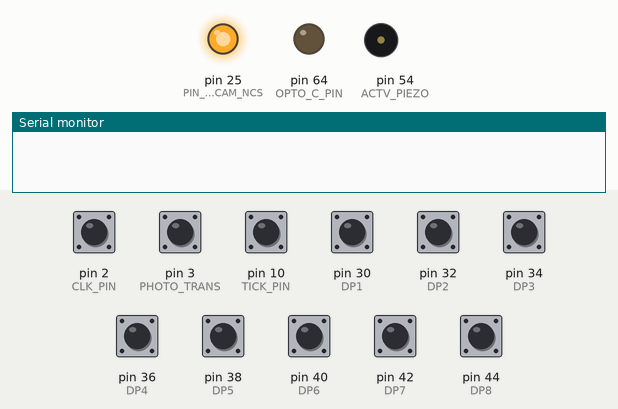
The sketch below on a simulated Arduino Mega 2560, built with avr-gcc and run on an emulated ATmega2560. Shown: output pins drawn as LEDs (lit = HIGH), buzzer (waves = sounding, pin HIGH), the last lines printed to the serial monitor. Inputs (shaded band) come from the test bench; at power-on: pin 2 (CLK_PIN), pin 3 (PHOTO_TRANS), pin 10 (TICK_PIN), pin 30 (DP1), pin 32 (DP2), pin 34 (DP3), pin 36 (DP4), pin 38 (DP5), pin 40 (DP6), pin 42 (DP7), pin 44 (DP8) HIGH. Pins used as bus, display or sensor lines are not drawn.

Above: at 6.6 s.
6.7 s: pin 3 (PHOTO_TRANS) pulled LOW for 0.15 s
At 7.6 s:
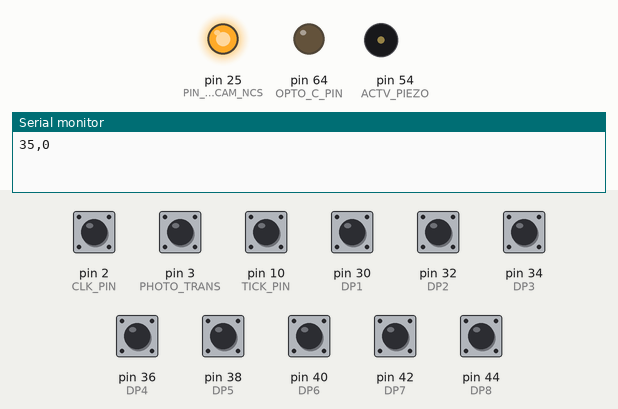
8.3 s: pin 10 (TICK_PIN) pulled LOW for 3.2 s
At 8.6 s:
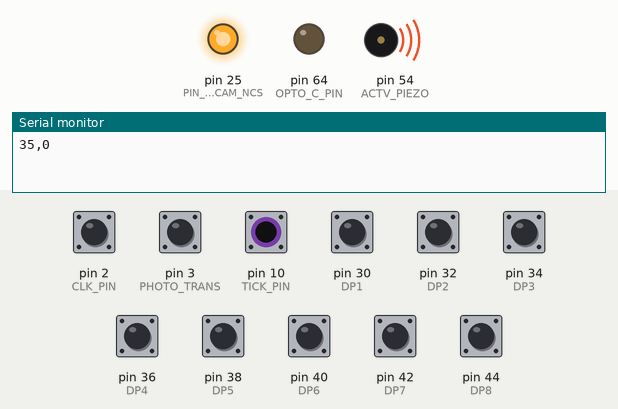
13.0 s: pin 3 (PHOTO_TRANS) pulled LOW for 3.2 s
At 16.6 s:
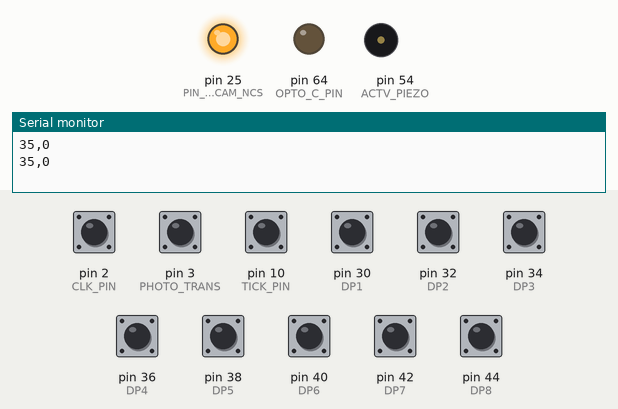
Timing chart, 0 to 18.1 s (numbered marks = the images above; inputs shaded):
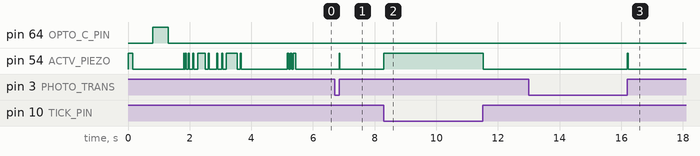

Measured:
- after the input at 6.7 s, pin 54 (ACTV_PIEZO): LOW → HIGH after 0.15 s, → LOW 0.02 s later
- after the input at 8.3 s, pin 54 (ACTV_PIEZO): LOW → HIGH at once, → LOW 3.2 s later
- after the input at 13.0 s, pin 54 (ACTV_PIEZO): LOW → HIGH after 3.2 s, → LOW 0.02 s later

The sketch:

True_Detective_DRO.ino
```cpp
// (licence header left out)
#include "SPI.h"

#define  CLK_PIN       2    // DRO clock line (amplified) on MEGA 2560 digital pin D2 (INT0)
#define  PHOTO_TRANS   3    // IR phototransistor detector on digital pin D3 (INT1)
#define  DAT_PIN       5    // DRO data line (amplified) on digital pin D5
#define  TICK_PIN     10    // Button to reset spoke enumeration and "tick marker" on digital pin D10.
#define  DP1          30    // DIP switch defines:  16 spokes
#define  DP2          32    //                      20 spokes
#define  DP3          34    //                      24 spokes
#define  DP4          36    //                      28 spokes
#define  DP5          38    //                      32 spokes
#define  DP6          40    //                      36 spokes
#define  DP7          42    //                      40 spokes
#define  DP8          44    //                      48 spokes
#define  ACTV_PIEZO   54    // MEGA 2560 analogue pin A0, a.k.a. D54: the (G)rim Beeper.
#define  OPTO_C_PIN   64    // MEGA 2560 analogue pin A10
#define  MAXJUMP      50    // Value must accomodate fluctuating, yet legitimate measurements @ 3Hz

#define  PIN_MOUSECAM_RST                 29    // Optical flow sensor (mouse cam) reset
#define  PIN_MOUSECAM_NCS                 25    // Optical flow sensor (mouse cam) chip select
#define  PIN_MISO                         50    // MEGA hardware SPI pins: SS, MOSI, MISO, SCK
#define  PIN_MOSI                         51
#define  PIN_SCLK                         52
#define  PIN_SS                           53
#define  ADNS3080_PIXELS_X                30    // Mouse cam image width (pixels)
#define  ADNS3080_PIXELS_Y                30    // Mouse cam image height (pixels)
#define  ADNS3080_PRODUCT_ID            0x00
#define  ADNS3080_CONFIGURATION_BITS    0x0a
#define  ADNS3080_MOTION_BURST          0x50
#define  ADNS3080_PRODUCT_ID_VAL        0x17


volatile uint8_t    gogo        = 0;        // Flag (for new complete mesurement data sample)
         uint16_t   value       = 0;        // Input packet accumulator variable
volatile int16_t    final_value = 0;        // Ditto when ready for output
         uint16_t   nrml_value  = 0;        // Ad-hoc normalised value with added positive offset
         uint16_t   bits_so_far, prev_value = 0;
         uint8_t    skipped     = 0;        // Flag (for glitch filter tracking)
         uint32_t   latest_interrupt;
         uint16_t   slow_step   = 500;      // Adjust this by trial-and-error for a reliable setup
volatile uint32_t   beep_began;
volatile uint32_t   bip_began;
volatile boolean    beep_flag   = false;    // Flag for the speeding alarm
volatile boolean    pending     = false;
volatile boolean    bip_flag    = false;    // Flag for the spoke-marker "tick"
volatile boolean    spoke_ping  = false;    // Flag announcing detection of a passing spoke
         uint8_t    spoke_count = 0;        // Cardinal number of spokes in the examined wheel
         int8_t     cnt         = 0;        // Present ordinal number in the running spoke count
volatile uint32_t   prev_ping;
volatile uint32_t   delta_ping;             // Time diff between current ping interrupt and prev_ping
const    uint8_t    max_spin    = 24;       // Ping interval (ms) at the maximum reliable ¬
                                            //... rotational speed of 1/max_spin spokes/second (sps)
         int8_t     now_dir    = 0;         // Variables used to provide a sense of direction
         int8_t     latest_dir = 0;

struct MB {                                 // Collection of "motion burst" mode data
    uint8_t  motion;
    int8_t   dx, dy;                        // Delta X (dx) is actually all that we want in here...
    uint8_t  squal;
    uint16_t shutter;
    uint8_t  max_pix;
};

/// _____________________________________________________________________________________________


void setup()
{
    pinMode(CLK_PIN, INPUT);        // Clock signal = D2 (PE4, INT0)(actually INT4...)
    pinMode(DAT_PIN, INPUT);        // Data signal  = D5 (PE3)
    pinMode(OPTO_C_PIN, OUTPUT);    // Optocoupler input for raising signal on CLK line = A10 (PK2)
    pinMode(TICK_PIN, INPUT_PULLUP);
    pinMode(DP1, INPUT_PULLUP);
    pinMode(DP2, INPUT_PULLUP);
    pinMode(DP3, INPUT_PULLUP);
    pinMode(DP4, INPUT_PULLUP);
    pinMode(DP5, INPUT_PULLUP);
    pinMode(DP6, INPUT_PULLUP);
    pinMode(DP7, INPUT_PULLUP);
    pinMode(DP8, INPUT_PULLUP);
    pinMode(PIN_SS,   OUTPUT);      // SPI library requires SS to be OUTPUT, even if pin isn't used!
    pinMode(PIN_MISO,  INPUT);
    pinMode(PIN_MOSI, OUTPUT);
    pinMode(PIN_SCLK, OUTPUT);

    pinMode(PHOTO_TRANS, INPUT);    // Pullup is not set until after initial detection test below
    pinMode(ACTV_PIEZO, OUTPUT);    // Beeper/Buzzer/Summer (active piezo element) = A0
    digitalWrite(ACTV_PIEZO, LOW);


    basic_beep(150);                // (Cold-starting with caliper attached is _awfully_ slow; ¬
                                    // ... takes about 10 seconds just to come this far!)
    delay(slow_step);
    zeroOptoPulse(slow_step);       // The "electrically safer" version of zeroPulse() via optocoupler.
                 // (Initial use of this func makes sure the DRO measurement output starts at zero.)
    done_zeroing_beep();

    SPI.begin();
    SPI.setClockDivider(SPI_CLOCK_DIV32);
    SPI.setDataMode(SPI_MODE3);
    SPI.setBitOrder(MSBFIRST);

    mousecamInit();

    spoke_count = demandedNumberOfSpokes();

    Serial.begin(57600);

//    verboseSerialMasthead();          // Hide metadata from the Inspector, it confuses him so...

    pinMode(PHOTO_TRANS, INPUT_PULLUP); // Pullup to avoid triggering from "near-shield" inductance.

    attachInterrupt(0, cccClk, FALLING);// INT0 maps to pin D2 here, actually called INT4 on the MEGA
    attachInterrupt(1, spokeUp, RISING);// INT1 maps to pin D3 here, actually called INT5 on the MEGA

    summerOfLove();                     // Setup finished!;
}

/// _____________________________________________________________________________________________


void loop()
{
    checkAudioSignalFlags();                // Time to muffle the beeper?

    if (!digitalRead(TICK_PIN)) {           // A button push to GND restarts spoke count
        cnt = 0;
        nrml_value = prev_value + 1000;     // Set normal value (for calibration use, final_value may be 0)
        bip();
    }

    if (spoke_ping) {                       // There goes another spoke!
/**
    The spokeUp() interrupt has possibly interfered with an ADNS-3080 "burst" transmission: \
    We've better reset the SPI serial timing, just in case:
        digitalWrite(PIN_MOUSECAM_NCS, 1);  // Raise Chip Select pin to abort burst mode
        delayMicroseconds(5);               // Wait > 4uS (t_BEXIT).
 */

        feelTheFlow();                      // Read the ADSN-3080 optical flow sensor

        cnt += now_dir;                     // Add 1 spoke with the sign for now_dir. Note that ¬
                                            // ... direction needs to be "primed" when tick-starting.
        if(cnt > spoke_count){              // A full progressive revolution resets the counter:
            cnt = 1;                        // Let's call the first spoke #1, not #0, okay?
            bip();                          // Piezo "tick" for aural feedback.
        }
        if(cnt <= 0){                       // A complete counter-revolution "upsets" the Count :)
            cnt = spoke_count;              // Reversing and decrementing past spoke #1 simply ¬
                                            // ... ups the count to the maximum spoke number.
            bip();                          // Piezo "tick" for aural feedback.
        }
        if (gogo){                          // A new DRO packet has been flagged already!
            filters();                      // Weeding out any flagrant glitches first

            prev_value = final_value;       // Prepare next-round filter

            final_value = nrml_value - final_value;
            Serial.print(cnt - 1);          // Print the spoke number zero-based for Inspector Rotam
            Serial.print(',');              // Print the delimeter
            Serial.println(final_value);    // Print the normalised measurement

            final_value = 0;                // Tidy up again
            gogo = 0;                       // Here we gogo... not
        }
        else {                              // If no new DRO value yet. (This oughtn't happen often)
            Serial.print(cnt - 1);          // Print the spoke number zero-based for the Inspector
            Serial.print(',');              // Print the delimeter
            Serial.println(prev_value);     // Substitute what we had last
        }
        spoke_ping = false;                 // No ping -- no play.
    }
}


void verboseSerialMasthead()                // Don't call this unless debugging.
{
    Serial.print("\n   Starting! \n   ---------\n   spoke_count: \"");
    Serial.print((spoke_count), DEC); Serial.println("\" was selected");
    Serial.print("   max_spin:     "); Serial.print((max_spin), DEC); Serial.println("  milliseconds");
    delay(500);

    if(digitalRead(PHOTO_TRANS)){
        Serial.println("\n > Laser beam detected! <");
    }
    else {
        Serial.println("\n >>>>>>>>>> NO LASER FOUND <<<<<<<<<<");
    }

    if(mousecamInit() == -1) {
        Serial.println("\n   Mouse cam has failed to init!\n   *****************************\n\n");
    }
}
```

Beeps.ino
```cpp
/**                                                  Beeps.ino: Subfile to True_Detective_DRO.ino
__________________________________________________________________________________________________*/


/// =======  DRO beeps:  =======

void basic_beep(uint8_t dura) {
    digitalWrite(ACTV_PIEZO, HIGH); delay(dura);
    digitalWrite(ACTV_PIEZO, LOW); delay(dura);
}


void done_zeroing_beep(void) {
    basic_beep(30); basic_beep(30);
}


/// =======  Spoke beeps:  =======

void beeeep()
{
    digitalWrite(ACTV_PIEZO, HIGH);
    beep_began = millis();
    beep_flag = true;
}

void bip()
{
    digitalWrite(ACTV_PIEZO, HIGH);
    bip_began = millis();
    bip_flag = true;
}


void attenzionePericolo()
{
    // at-ten-ZIO-ne
    digitalWrite(ACTV_PIEZO, HIGH);delay(30); digitalWrite(ACTV_PIEZO, LOW);delay(120);
    digitalWrite(ACTV_PIEZO, HIGH);delay(30); digitalWrite(ACTV_PIEZO, LOW);delay(120);
    digitalWrite(ACTV_PIEZO, HIGH);delay(250);digitalWrite(ACTV_PIEZO, LOW);delay(100);
    digitalWrite(ACTV_PIEZO, HIGH);delay(30); digitalWrite(ACTV_PIEZO, LOW);delay(250);
    // pe-ri-CO-lo
    digitalWrite(ACTV_PIEZO, HIGH);delay(30); digitalWrite(ACTV_PIEZO, LOW);delay(120);
    digitalWrite(ACTV_PIEZO, HIGH);delay(30); digitalWrite(ACTV_PIEZO, LOW);delay(120);
    digitalWrite(ACTV_PIEZO, HIGH);delay(350);digitalWrite(ACTV_PIEZO, LOW);delay(100);
    digitalWrite(ACTV_PIEZO, HIGH);delay(30); digitalWrite(ACTV_PIEZO, LOW);delay(1500);
}


void summerOfLove()
{
    digitalWrite(ACTV_PIEZO, HIGH);delay(50);digitalWrite(ACTV_PIEZO, LOW);delay(50);
    digitalWrite(ACTV_PIEZO, HIGH);delay(50);digitalWrite(ACTV_PIEZO, LOW);delay(50);
    digitalWrite(ACTV_PIEZO, HIGH);delay(75);digitalWrite(ACTV_PIEZO, LOW);
}
```

CCC_2x24bit_DRO.ino
```cpp
/**                                        CCC_2x24bit_DRO.ino: Subfile to True_Detective_DRO.ino
__________________________________________________________________________________________________*/
/**
*      Relevant "bits" of the MEGA's peculiar pin-to-register mapping (for reference):
*      Register bit :   7   6   5   4   3   2   1   0
*      ~~~~~~~~~~~~~~~~~~~~~~~~~~~~~~~~~~~~~~~~~~~~~~
*      Port B       :  13  12  11  10  50  51  52  53
*      Port D       :  38              18  19  20  21
*      Port E       :   *   *   3   2   5   ?   1   0
*      Port G       :           4          39  40  41
*      Port H       :       9   8   7   6      16  17
*      Port J       :                          14  15
*      ----------------------------------------------
*
* * * * * * * * * * * * * * * * * * * * * * * * * * * * * * * * * * * * * * * * * * * * * * * * * * *
* ABOUT THE 2x24bit PROTOCOL
* ~~~~~~~~~~~~~~~~~~~~~~~~~~
* There are several different data protocols used for digital calipers and scales. Common ones are
* "7x4bit", "6x4bit" (aka bin6), "BCD" (Binary Coded Digital), and "Digimatic" (Mitutoyo proprietary).

* This sketch, however, is designed to read a "Digital Indicator with Data Output Port" [BG Micro
* Electronics Part Number TOL1049]. This particular unbranded device uses what is usually referred to
* as either the Sylvac (for historical reasons) or "Cheap Chinese Caliper" protocol. However, a tech-
* nically more relevant name is 2x24bit, since it is characterized by data packets comprising two 24
* bit strings in succession, differing in content only by how the datum (zero-point) is defined.

* In terms of update rate this device has two possible modes: normal and fast. In the default NORMAL
* mode the transmission of each packet repeats at circa 3 Hz, but the actual continuous "data burst"
* time for the 48 bits (plus extra long start/stopbits) is less than a single mS, meaning that only
* about 0.3 % of the µC's processing time is spent sending these packets. Each of the data bits need
* just 13 μS, which  translates to a data speed of circa 77 kHz.  In the FAST reading mode the data
* bursts repeat every 20 milliseconds (50 Hz). With the clock speed  being the same as in the default
* mode, the percentage of time spent transmitting increases to 4.5 %.

* In the present application we are only interested in reading the value contained in the second data
* bit string. This is at once LSB-first (i.e."reverse ordered") and inverted (1's are LOW, 0's HIGH).
*
* As the device has nominally 1v5 output, its signal is passed through a suitable comparator op-amp.
*
* * * * * * * * * * * * * * * * * * * * * * * * * * * * * * * * * * * * * * * * * * * * * * * * * * */


void zeroOptoPulse(uint16_t duration) {

    // Raise the C-line via the optocoupler:
    digitalWrite(OPTO_C_PIN, HIGH);
    // Hold the line HIGH for a while (For how many milliseconds minimum must we keep it up?):
    delay(duration);
    // Now turn it off again:
    digitalWrite(OPTO_C_PIN, LOW);
    // Halt here to really get across that we're closed now:
    delay(duration);
}


void filters(void) {

    int16_t nextStep = 0;

/// VALUES FOR TEST DRO #1
    if(prev_value == 0){
        if((final_value ==   80) ||             // Catch most common rest-state glitches first
           (final_value ==  256) ||
           (final_value ==  336) ||
           (final_value == 2112) ||
           (final_value == 2048) ||
           (final_value == 2348) ||
           (final_value == 2368) ||
           (final_value == 2384) ){
            final_value = 0;                    // Simply nullify these (Eekh...ugly "solution"!)
        }
    }
/** VALUES FOR TEST DRO #2 ("red ring")
    if(prev_value == 0){
        if((final_value == 256) ||
           (final_value == 264) ||
           (final_value == 265) ){
            final_value = 0;
        }
    }     */

    if(final_value > 3200) {                        // Implicating a general rollover (negative) value
        final_value = 0;                            // Simply hide negative values for now
    }

    nextStep = int16_t(final_value - prev_value);   // Value volatility check

    if ((!skipped) && (abs(nextStep) > MAXJUMP)){   // Previous packet's value was deemed legit, but not this.
        skipped = 1;                                // Note-to-ourselves: Skipped the received value this time
        final_value = prev_value;                   // Substitute latest known-good value
    }
    else {              // If we have come down here we should have checked the obvious glitches, ...
        skipped = 0;    // ... and so we accept the latest proposed value by clearing the skipped-flag
    }
}


void cccClk(void) {     // This ISR enjoys marching to the beat of the "Cheap Chinese Calipers" clock!

    uint8_t data = 0;                   // First things first: Grab the present data bit
    if(PINE & B00001000){ data = 1;}    // Mask port E bit 3 (pin D5): Is it True yet? ...
                                        // ... If it isn't: "Move on! Nothing-to-see-here"
    uint32_t now = millis();            // Time-stamp

    if((now - latest_interrupt) > 5){   // This should be sufficient to distinguish arrival of a new packet
        final_value = value;            // Hand off pending measurement data to the main loop
        gogo = 1;                       // Come-and-get-it!
        value = 0;                      // Purge all them old bits in preparation for a new packet
        bits_so_far = 0;                // Reset tick-tock counter (it will increment instantly anyway)
    }
    else {
        if (bits_so_far > 23 && bits_so_far < 42 ){ // Want the first 15 of the latter 24 reversed order bits
            if (data == 0){          // if DAT_PIN is LOW we record a HIGH (for an immediate inversion) ...
                value |= 0x8000;     // ... by setting the most significant bit ...
            }
        value = value >> 1;          // ... and right-shifting each pass, reversing bit order to MSB-first.
        }
    }
    bits_so_far++;
    latest_interrupt = now;          // latest yeah.. but probably not the last!
}
```

Source omitted: IR_breakbeam.ino (2511 bytes), Optical_flow.ino (2653 bytes)
